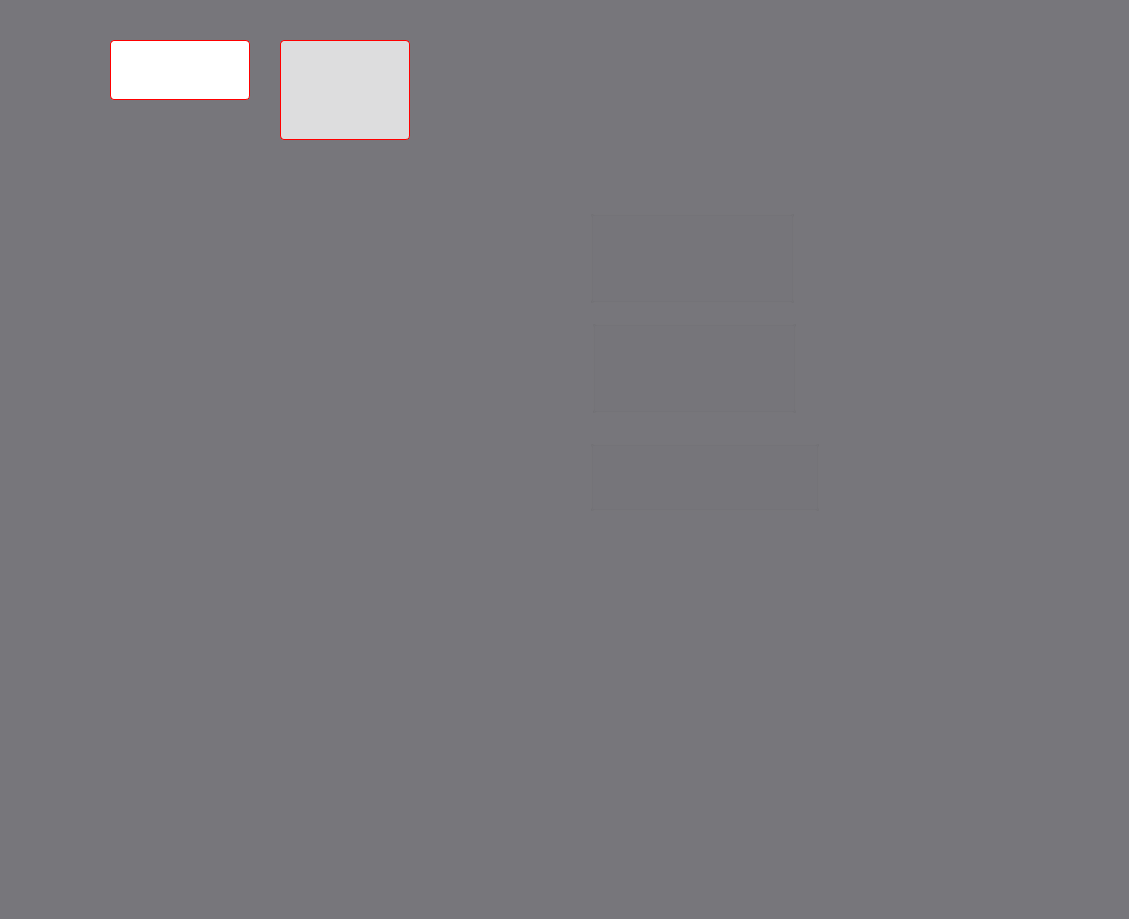
<?xml version="1.0" encoding="UTF-8"?>
<ui version="4.0">
 <class>MainWindow</class>
 <widget class="QMainWindow" name="MainWindow">
  <property name="geometry">
   <rect>
    <x>0</x>
    <y>0</y>
    <width>1129</width>
    <height>919</height>
   </rect>
  </property>
  <property name="windowTitle">
   <string>MainWindow</string>
  </property>
  <property name="styleSheet">
   <string notr="true">background-color: rgb(119, 118, 123);</string>
  </property>
  <widget class="QWidget" name="centralwidget">
   <widget class="TConveyorPanelEx" name="tconveyorpanelex">
    <property name="geometry">
     <rect>
      <x>590</x>
      <y>210</y>
      <width>204</width>
      <height>93</height>
     </rect>
    </property>
   </widget>
   <widget class="TConveyorPanel" name="tconveyorpanel">
    <property name="geometry">
     <rect>
      <x>592</x>
      <y>320</y>
      <width>204</width>
      <height>93</height>
     </rect>
    </property>
   </widget>
   <widget class="DosatorPanel" name="dosatorpanel">
    <property name="geometry">
     <rect>
      <x>110</x>
      <y>40</y>
      <width>140</width>
      <height>60</height>
     </rect>
    </property>
    <property name="styleSheet">
     <string notr="true">QLabel {
	background-color: rgb(255, 255, 255);
}
QLabel[style=&quot;weight&quot;]
{
	font-size: 20pt;
	font-weight: bold;
}
QLabel:disabled[style=&quot;target&quot;]
{
	font-size: 18pt;
	font-weight: bold;
	color: purple;
}
QLabel[style=&quot;small&quot;]
{
	font-size: 9pt;
}
QGroupBox
{
	border-radius: 4px;
	border: 1px solid red;
	font-size: 7pt;
	background-color: rgb(255, 255, 255);
	font-weight: bold;
}
 QGroupBox::title {
     subcontrol-origin: padding;
     subcontrol-position: top center; /* position at the top center */
     padding: 0px 3px;
	background: none;
}
</string>
    </property>
   </widget>
   <widget class="DoserPanel" name="doserpanel">
    <property name="geometry">
     <rect>
      <x>280</x>
      <y>40</y>
      <width>130</width>
      <height>100</height>
     </rect>
    </property>
    <property name="styleSheet">
     <string notr="true">QLabel {
	background-color: rgb(222, 221, 218);
}

QLabel[style=&quot;target&quot;]
{
	font-size: 18pt;
	font-weight: bold;
   color: black;
}
QWidget:enabled QLabel:enabled[style=&quot;target&quot;]
{
	font-size: 18pt;
	font-weight: bold;
	color: purple;
}
QLabel[style=&quot;small&quot;]
{
	font-size: 9pt;
}
QGroupBox
{
	border-radius: 4px;
	border: 1px solid red;
	background-color: rgba(255, 255, 255, 191);
	font-size: 9pt;
	font-weight: bold;
}
 QGroupBox::title {
     subcontrol-origin: padding;
     subcontrol-position: top center; /* position at the top center */
     padding: 0px 3px;
	background: none;
}
</string>
    </property>
   </widget>
   <widget class="MixerPanel" name="mixerpanel">
    <property name="geometry">
     <rect>
      <x>590</x>
      <y>440</y>
      <width>229</width>
      <height>71</height>
     </rect>
    </property>
   </widget>
  </widget>
 </widget>
 <customwidgets>
  <customwidget>
   <class>TConveyorPanelEx</class>
   <extends>QGroupBox</extends>
   <header>concreteui.tconveyorpanelex</header>
  </customwidget>
  <customwidget>
   <class>TConveyorPanel</class>
   <extends>QGroupBox</extends>
   <header>concreteui.tconveyorpanel</header>
  </customwidget>
  <customwidget>
   <class>DosatorPanel</class>
   <extends>QGroupBox</extends>
   <header>concreteui.dosatorpanel</header>
  </customwidget>
  <customwidget>
   <class>DoserPanel</class>
   <extends>QGroupBox</extends>
   <header>concreteui.doserpanel</header>
  </customwidget>
  <customwidget>
   <class>MixerPanel</class>
   <extends>QGroupBox</extends>
   <header>concreteui.mixerpanel</header>
  </customwidget>
 </customwidgets>
 <resources/>
 <connections/>
</ui>
